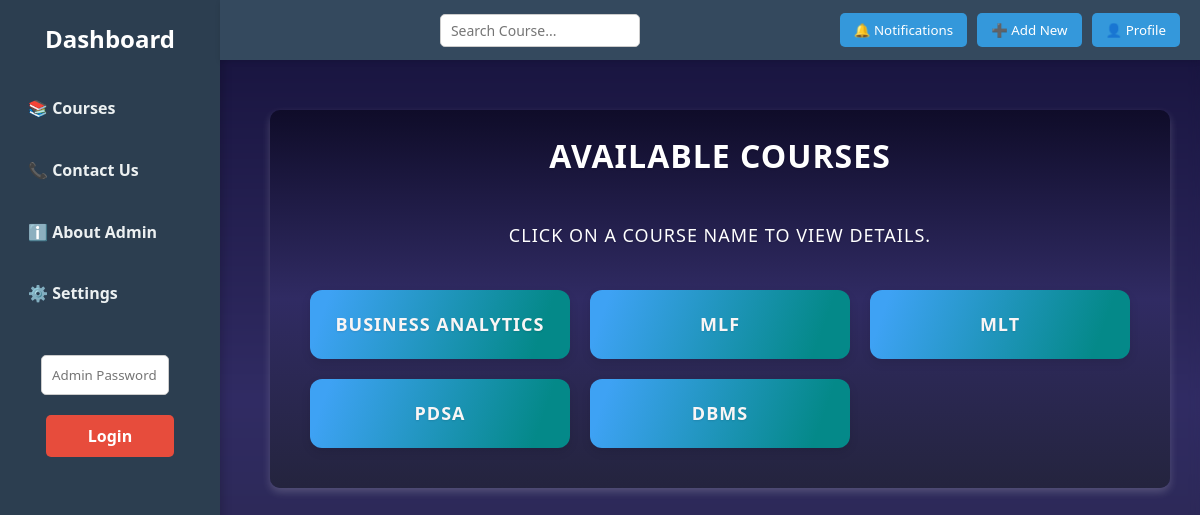
Page /dashboard on the earlier database version.
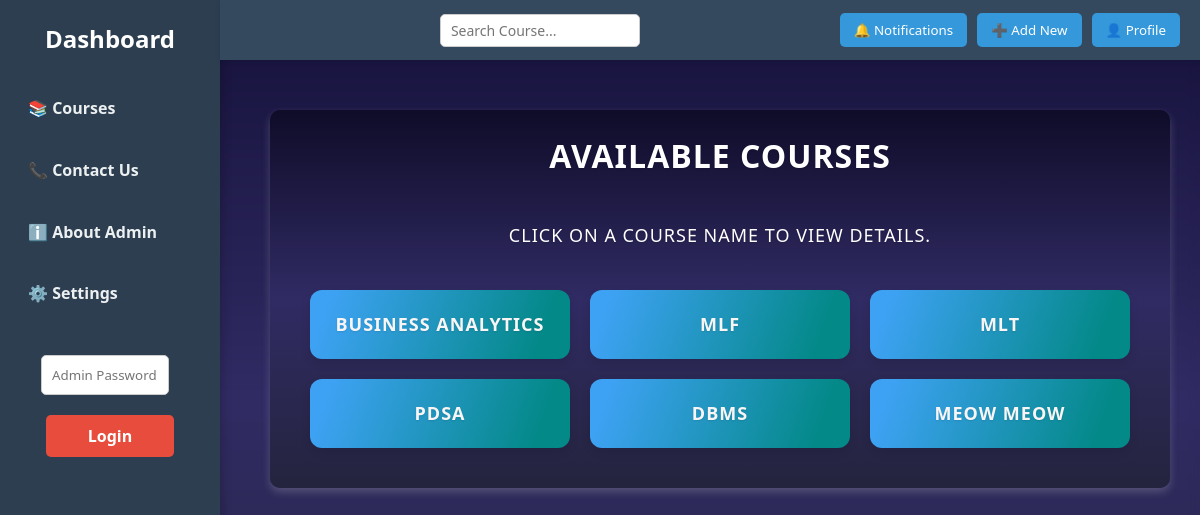
Same page on the later database version.
### tables this page shows
CREATE TABLE courses (
            id INTEGER PRIMARY KEY AUTOINCREMENT,
            name TEXT NOT NULL
        );

### app.py (the view)
@app.route('/dashboard', methods=['GET', 'POST'])
def course_view():
    conn = sqlite3.connect('database.db')
    c = conn.cursor()
    c.execute('SELECT * FROM courses')
    courses = c.fetchall()
    conn.close()
    admin_mode = session.get('admin_mode', False)
    return render_template('course_view.html', courses=courses, admin_mode=admin_mode)

### templates/course_view.html (shortened to what this page needs)
<!DOCTYPE html>
<html lang="en">
<head>
    <link rel="stylesheet" href="{{ url_for('static', filename='style.css') }}">
</head>
<body>
    <div class="sidebar">
        <h2>Dashboard</h2>
        <a href="{{ url_for('course_view') }}">📚 Courses</a>
        <a href="#">📞 Contact Us</a>
        <a href="#">ℹ️ About Admin</a>
        <a href="#">⚙️ Settings</a>
        {% if not admin_mode %}
            <form class="admin-login-form" action="{{ url_for('admin_login') }}" method="post">
                <input class="password-input" type="password" name="password" placeholder="Admin Password" required>
                <button class="btn login-btn" type="submit">Login</button>
            </form>
        {% else %}
            <a href="{{ url_for('admin_add_course') }}">➕ Add Course</a>
            <a href="{{ url_for('admin_logout') }}">🚪 Exit Admin</a>
        {% endif %}
    </div>
    <div class="navbar">
        <input type="text" id="globalSearch" class="global-search" placeholder="Search Course...">
        <div class="navbar-buttons">
            <button class="nav-btn">🔔 Notifications</button>
            <button class="nav-btn">➕ Add New</button>
            <button class="nav-btn">👤 Profile</button>
        </div>
    </div>
    <div class="main-content">
        <div class="container">
            <h1 class="page-title" style="color: white;">Available Courses</h1>
            <p class="page-description" style="color: white;" >Click on a course name to view details.</p>
            {% if courses %}
            <div class="course-grid" id="courseList">
                {% for course in courses %}
                    <div class="course-card">
                        <a class="course-link" style="color: rgb(249, 245, 245);" href="{{ url_for('course_detail', course_id=course[0]) }}">{{ course[1] }}</a>
                    </div>
                {% endfor %}
            </div>
            {% else %}
                <p class="no-courses">No courses available.</p>
            {% endif %}
        </div>
    </div>
</body>
</html>

### templates/course_view.html (style rules this page uses)
body { margin: 0; font-family: 'Segoe UI', sans-serif; background: linear-gradient(to bottom, #15113a, #302b63, #24243e); color: white; }
.container { background: linear-gradient(to bottom, #0f0c29, #302b63, #24243e); padding: 20px; border-radius: 10px; box-shadow: 0 4px 8px rgba(243, 239, 239, 0.2); margin: 20px auto; border: none; }
.course-card { background-image: linear-gradient( 109.6deg, rgb(62, 162, 244) 7.3%, rgba(4,137,137,1) 86.7% ); }

Differences in the rows shown:
added courses: name "MEOW MEOW"
